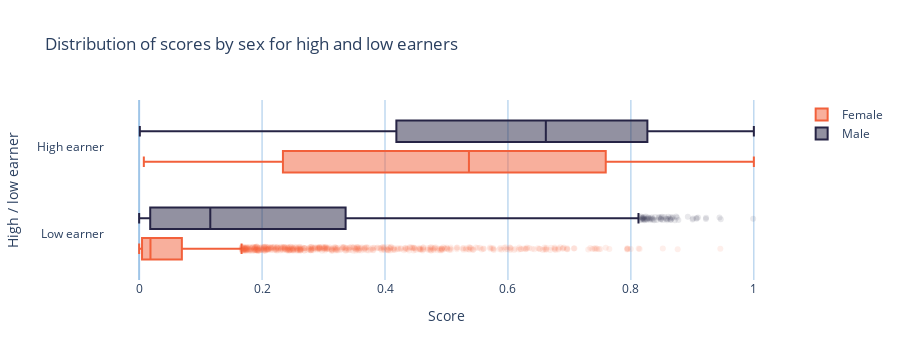

Notebook cell for this chart:
### Code cell
fig_eo_by_sex = group_box_plots(
    test_prob,
    test.sex.map(lambda x: "Male" if x else "Female"),
    groups=test.salary,
    group_names=["Low earner", "High earner"],
    title="Distribution of scores by sex for high and low earners",
    xlabel="Score",
    ylabel="High / low earner",
)
fig_eo_by_sex

### Figure 1 — Plotly figure (JSON) as saved in the notebook; plotly's stock layout.template omitted (floating-point values rounded to 4 significant figures; data arrays with more than 128 entries replaced by an {"elided": "..."} marker saying what was removed)
{"data": [{"hoverinfo": "name+x", "jitter": 0.2, "line": {"color": "#f2603b"}, "marker": {"color": "rgba(242,96,59,1)", "opacity": 0.1}, "name": "Female", "orientation": "h", "type": "box", "x": {"elided": "4913 float values"}, "y": {"elided": "4913 int values"}}, {"hoverinfo": "name+x", "jitter": 0.2, "line": {"color": "#262445"}, "marker": {"color": "rgba(38,36,69,1)", "opacity": 0.1}, "name": "Male", "orientation": "h", "type": "box", "x": {"elided": "10147 float values"}, "y": {"elided": "10147 int values"}}], "layout": {"autosize": true, "boxmode": "group", "height": 360, "hovermode": "closest", "paper_bgcolor": "rgba(0,0,0,0)", "plot_bgcolor": "rgba(0,0,0,0)", "title": {"text": "Distribution of scores by sex for high and low earners"}, "xaxis": {"fixedrange": true, "gridcolor": "rgb(159, 197, 232)", "hoverformat": ".3f", "title": {"text": "Score"}, "zerolinecolor": "rgb(159, 197, 232)"}, "yaxis": {"fixedrange": true, "gridcolor": "rgba(0,0,0,0)", "ticktext": ["Low earner", "High earner"], "tickvals": [0, 1], "title": {"text": "High / low earner"}, "zerolinecolor": "rgba(0,0,0,0)"}}}
